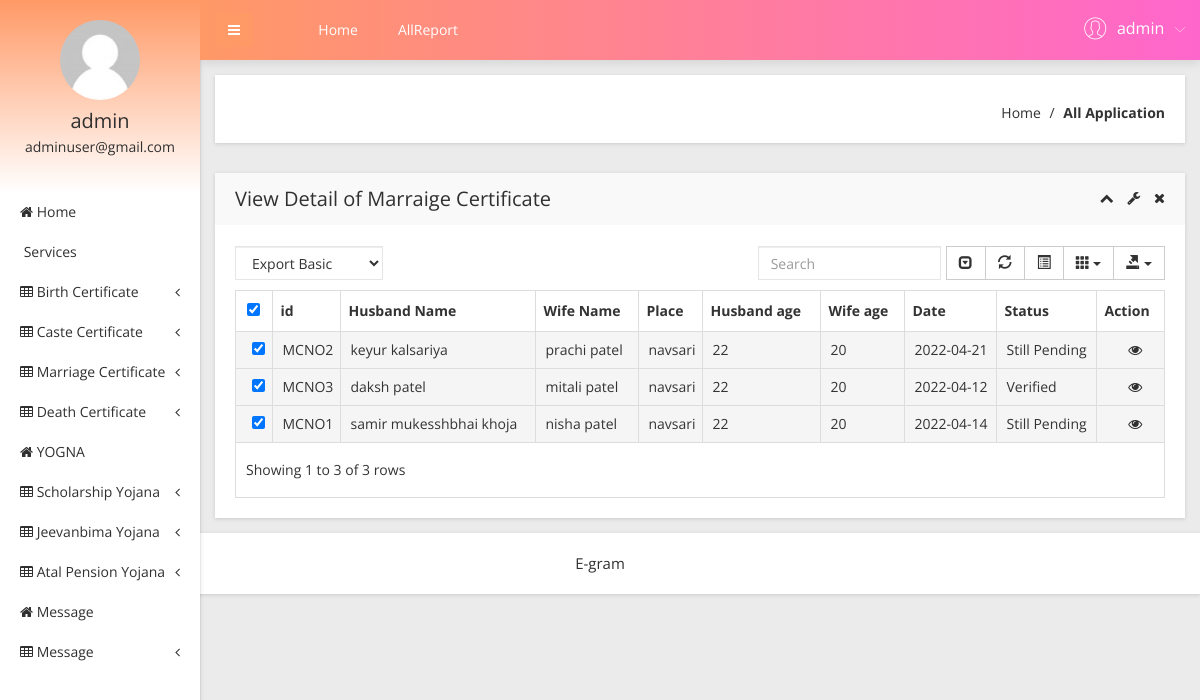
The app's page /obcs/admin/all-marraige-application.php (signed in) with its own data.
### tables this page shows
CREATE TABLE IF NOT EXISTS `marraige` (
  `id` varchar(225) NOT NULL,
  `uid` int(11) NOT NULL,
  `hname` varchar(25) NOT NULL,
  `wname` varchar(25) NOT NULL,
  `place` varchar(25) NOT NULL,
  `hage` varchar(25) NOT NULL,
  `wage` varchar(25) NOT NULL,
  `date` date NOT NULL,
  `Remark` varchar(50) NOT NULL,
  `Status` varchar(50) NOT NULL,
  `created_at` date NOT NULL DEFAULT current_timestamp(),
  PRIMARY KEY (`id`)
);

### obcs/admin/all-marraige-application.php (the view, shortened to what this page needs)
<?php
include('includes/dbconnection.php');
if (strlen($_SESSION['obcsaid']==0)) {
  header('location:logout.php');
  } else{
  ?>
<!doctype html>
<html class="no-js" lang="en">
<head>
    <link rel="stylesheet" href="css/bootstrap.min.css">
    <link rel="stylesheet" href="css/font-awesome.min.css">
    <link rel="stylesheet" href="css/adminpro-custon-icon.css">
    <link rel="stylesheet" href="css/meanmenu.min.css">
    <link rel="stylesheet" href="css/jquery.mCustomScrollbar.min.css">
    <link rel="stylesheet" href="css/animate.css">
    <link rel="stylesheet" href="css/data-table/bootstrap-table.css">
    <link rel="stylesheet" href="css/data-table/bootstrap-editable.css">
    <link rel="stylesheet" href="css/normalize.css">
    <link rel="stylesheet" href="css/c3.min.css">
    <link rel="stylesheet" href="style.css">
    <link rel="stylesheet" href="css/responsive.css">
</head>
<body class="materialdesign">
    <div class="wrapper-pro">
      <?php include_once('includes/sidebar.php');?>
        <?php include_once('includes/header.php');?>
            <div class="breadcome-area mg-b-30 small-dn">
                <div class="container-fluid">
                    <div class="row">
                        <div class="col-lg-12">
                            <div class="breadcome-list shadow-reset">
                                <div class="row">
                                    <div class="col-lg-12">
                                        <ul class="breadcome-menu">
                                            <li><a href="dashboard.php">Home</a> <span class="bread-slash">/</span>
                                            </li>
                                            <li><span class="bread-blod">All Application</span>
                                            </li>
                                        </ul>
                                    </div>
                                </div>
                            </div>
                        </div>
                    </div>
                </div>
            </div>
            <div class="data-table-area mg-b-15">
                <div class="container-fluid">
                    <div class="row">
                        <div class="col-lg-12">
                            <div class="sparkline13-list shadow-reset">
                                <div class="sparkline13-hd">
                                    <div class="main-sparkline13-hd">
                                        <h1>View <span class="table-project-n">Detail of</span> Marraige Certificate </h1>
                                        <div class="sparkline13-outline-icon">
                                            <span class="sparkline13-collapse-link"><i class="fa fa-chevron-up"></i></span>
                                            <span><i class="fa fa-wrench"></i></span>
                                            <span class="sparkline13-collapse-close"><i class="fa fa-times"></i></span>
                                        </div>
                                    </div>
                                </div>
                                <div class="sparkline13-graph">
                                    <div class="datatable-dashv1-list custom-datatable-overright">
                                        <div id="toolbar">
                                            <select class="form-control">
                                                <option value="">Export Basic</option>
                                            </select>
                                        </div>
                                        <table id="table" data-toggle="table" data-pagination="true" data-search="true" data-show-columns="true" data-show-pagination-switch="true" data-show-refresh="true" data-key-events="true" data-show-toggle="true" data-resizable="true" data-cookie="true" data-cookie-id-table="saveId" data-show-export="true" data-click-to-select="true" data-toolbar="#toolbar">
                                            <thead>
                                                <tr>
                                                    <th>id</th>
                                                    <th>Husband Name</th>
                                                    <th>Wife Name</th>
                                                    <th >Place</th>
                                                    <th>Husband age</th>
                                                    <th>Wife age</th>
                                                    <th>Date</th>
                                                    <th>Status</th>
                                                    <th data-field="action">Action</th>
                                                </tr>
                                            </thead>
                                            <tbody>
                                              <?php
$sql="SELECT * from marraige";
$query = $dbh -> prepare($sql);
$query->execute();
$results=$query->fetchAll(PDO::FETCH_OBJ);
$cnt=1;
if($query->rowCount() > 0)
{
foreach($results as $row)
{               ?>
                                                <tr>
                                                    <td><?php  echo htmlentities($row->id);?></td>
                                                    <td><?php  echo htmlentities($row->hname);?></td>
                                                   <td><?php  echo htmlentities($row->wname);?></td>
                                                    <td><?php  echo htmlentities($row->place);?></td>
                                                    <td><?php  echo htmlentities($row->hage);?></td>
                                                    <td><?php  echo htmlentities($row->wage);?></td>
                                                    <td><?php  echo htmlentities($row->date);?></td>
                                                    <?php if($row->Status==""){ ?>
<td><?php echo "Still Pending"; ?></td>
<?php } else { ?>                  <td><?php  echo htmlentities($row->Status);?>
</td>
<?php } ?>
                                                    <td class="datatable-ct"><a href="view-marraige-detail.php?viewid=<?php echo htmlentities ($row->id);?>"><i class="fa fa-eye" aria-hidden="true"></i></a>
                                                    </td>
                                                </tr>
                                             <?php $cnt=$cnt+1;}} ?>
                                            </tbody>
                                        </table>
                                    </div>
                                </div>
                            </div>
                        </div>
                    </div>
                </div>
            </div>
        </div>
    </div>
  <?php include_once('includes/footer.php');?>
</body>
</html><?php }  ?>

### obcs/admin/includes/sidebar.php (shortened to what this page needs)
     <?php
include('includes/dbconnection.php');
if (strlen($_SESSION['obcsaid']==0)) {
  header('location:logout.php');
  } else{
  ?>
  <div class="left-sidebar-pro">
            <nav id="sidebar">
                <div class="sidebar-header">
                    <a href="#"><img src="img/message/avatar.jpg" alt="" />
                    </a>
                    <?php
$aid=$_SESSION['obcsaid'];
$sql="SELECT AdminName,Email from  tbladmin  where ID=:aid";
$query = $dbh -> prepare($sql);
$query->bindParam(':aid',$aid,PDO::PARAM_STR);
$query->execute();
$results=$query->fetchAll(PDO::FETCH_OBJ);
$cnt=1;
if($query->rowCount() > 0)
{
foreach($results as $row)
{               ?>
                    <h3> <?php  echo $row->AdminName;?></h3>
                    <p> <?php  echo $row->Email;?></p>
                  <?php $cnt=$cnt+1;}} ?>
                </div>
                <div class="left-custom-menu-adp-wrap">
                    <ul class="nav navbar-nav left-sidebar-menu-pro">
                        <li class="nav-item">
                            <a href="dashboard.php" role="button" aria-expanded="false"><i class="fa big-icon fa-home"></i> <span class="mini-dn">Home</span> </a>
                        </li>
                        <li class="nav-item">
                            <a href="dashboard.php" role="button" aria-expanded="false"><i class="fa big-icon fa-Service"></i> <span class="mini-dn">Services</span> </a>
                        </li>
                        <li class="nav-item"><a href="#" data-toggle="dropdown" role="button" aria-expanded="false" class="nav-link dropdown-toggle"><i class="fa big-icon fa-table"></i> <span class="mini-dn">Birth Certificate</span> <span class="indicator-right-menu mini-dn"><i class="fa indicator-mn fa-angle-left"></i></span></a>
                        </li>
                        <li class="nav-item"><a href="#" data-toggle="dropdown" role="button" aria-expanded="false" class="nav-link dropdown-toggle"><i class="fa big-icon fa-table"></i> <span class="mini-dn">Caste Certificate</span> <span class="indicator-right-menu mini-dn"><i class="fa indicator-mn fa-angle-left"></i></span></a>
                        </li>
                        <li class="nav-item"><a href="#" data-toggle="dropdown" role="button" aria-expanded="false" class="nav-link dropdown-toggle"><i class="fa big-icon fa-table"></i> <span class="mini-dn">Marriage Certificate</span> <span class="indicator-right-menu mini-dn"><i class="fa indicator-mn fa-angle-left"></i></span></a>
                        </li>
                        <li class="nav-item"><a href="#" data-toggle="dropdown" role="button" aria-expanded="false" class="nav-link dropdown-toggle"><i class="fa big-icon fa-table"></i> <span class="mini-dn">Death Certificate</span> <span class="indicator-right-menu mini-dn"><i class="fa indicator-mn fa-angle-left"></i></span></a>
                        </li>
                        <li class="nav-item">
                            <a href="dashboard.php" role="button" aria-expanded="false"><i class="fa big-icon fa-home"></i> <span class="mini-dn">YOGNA</span> </a>
                        </li>
                        <li class="nav-item"><a href="#" data-toggle="dropdown" role="button" aria-expanded="false" class="nav-link dropdown-toggle"><i class="fa big-icon fa-table"></i> <span class="mini-dn"> Scholarship Yojana</span> <span class="indicator-right-menu mini-dn"><i class="fa indicator-mn fa-angle-left"></i></span></a>
                        </li>
                        <li class="nav-item"><a href="#" data-toggle="dropdown" role="button" aria-expanded="false" class="nav-link dropdown-toggle"><i class="fa big-icon fa-table"></i> <span class="mini-dn">Jeevanbima Yojana</span> <span class="indicator-right-menu mini-dn"><i class="fa indicator-mn fa-angle-left"></i></span></a>
                        </li>
                        <li class="nav-item"><a href="#" data-toggle="dropdown" role="button" aria-expanded="false" class="nav-link dropdown-toggle"><i class="fa big-icon fa-table"></i> <span class="mini-dn"> Atal Pension Yojana</span> <span class="indicator-right-menu mini-dn"><i class="fa indicator-mn fa-angle-left"></i></span></a>
                        </li>
                        <li class="nav-item">
                            <a href="dashboard.php" role="button" aria-expanded="false"><i class="fa big-icon fa-home"></i> <span class="mini-dn">Message</span> </a>
                        </li>
                        <li class="nav-item"><a href="#" data-toggle="dropdown" role="button" aria-expanded="false" class="nav-link dropdown-toggle"><i class="fa big-icon fa-table"></i> <span class="mini-dn"> Message</span> <span class="indicator-right-menu mini-dn"><i class="fa indicator-mn fa-angle-left"></i></span></a>
                        </li>
                    </ul>
                </div>
            </nav>
        </div>
        <?php }  ?>

### obcs/admin/includes/header.php (shortened to what this page needs)
      <?php
include('includes/dbconnection.php');
if (strlen($_SESSION['obcsaid']==0)) {
  header('location:logout.php');
  } else{
  ?>
 <div class="content-inner-all">
            <div class="header-top-area">
                <div class="fixed-header-top">
                    <div class="container-fluid">
                        <div class="row">
                            <div class="col-lg-1 col-md-6 col-sm-6 col-xs-12">
                                <button type="button" id="sidebarCollapse" class="btn bar-button-pro header-drl-controller-btn btn-info navbar-btn">
                                    <i class="fa fa-bars"></i>
                                </button>
                            </div>
                            <div class="col-lg-6 col-md-1 col-sm-1 col-xs-12">
                                <div class="header-top-menu tabl-d-n">
                                    <ul class="nav navbar-nav mai-top-nav">
                                        <li class="nav-item"><a href="dashboard.php" class="nav-link">Home</a>
                                        </li>
                                        <li class="nav-item"><a href="allreport.php" class="nav-link">AllReport</a>
                                        </li>
                                    </ul>
                                </div>
                            </div>
                            <div class="col-lg-5 col-md-5 col-sm-6 col-xs-12">
                                <div class="header-right-info">
                                    <ul class="nav navbar-nav mai-top-nav header-right-menu">
                                                                       <li class="nav-item">
                                            <a href="#" data-toggle="dropdown" role="button" aria-expanded="false" class="nav-link dropdown-toggle">
                                                <?php
$aid=$_SESSION['obcsaid'];
$sql="SELECT AdminName,Email from  tbladmin  where ID=:aid";
$query = $dbh -> prepare($sql);
$query->bindParam(':aid',$aid,PDO::PARAM_STR);
$query->execute();
$results=$query->fetchAll(PDO::FETCH_OBJ);
$cnt=1;
if($query->rowCount() > 0)
{
foreach($results as $row)
{               ?>
                                                <span class="adminpro-icon adminpro-user-rounded header-riht-inf"></span>
                                                <span class="admin-name"><?php  echo $row->AdminName;?></span>
                                                <span class="author-project-icon adminpro-icon adminpro-down-arrow"></span><?php $cnt=$cnt+1;}} ?>
                                            </a>
                                        </li>
                                    </ul>
                                </div>
                            </div>
                        </div>
                    </div>
                </div>
            </div><?php }  ?>

### records on screen
marraige: id "MCNO2", hname "keyur kalsariya", wname "prachi patel", place "navsari", hage "22", wage "20", date "2022-04-21", Status "Still Pending"
marraige: id "MCNO3", hname "daksh patel", wname "mitali patel", place "navsari", hage "22", wage "20", date "2022-04-12", Status "Verified"
marraige: id "MCNO1", hname "samir mukesshbhai khoja", wname "nisha patel", place "navsari", hage "22", wage "20", date "2022-04-14", Status "Still Pending"

### other values on screen
$row->AdminName "admin"
$row->Email "adminuser@gmail.com"
